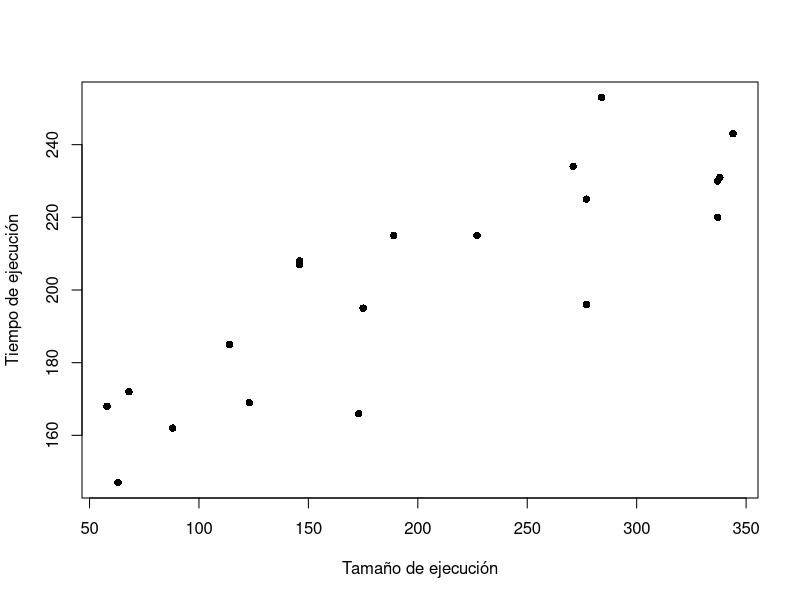
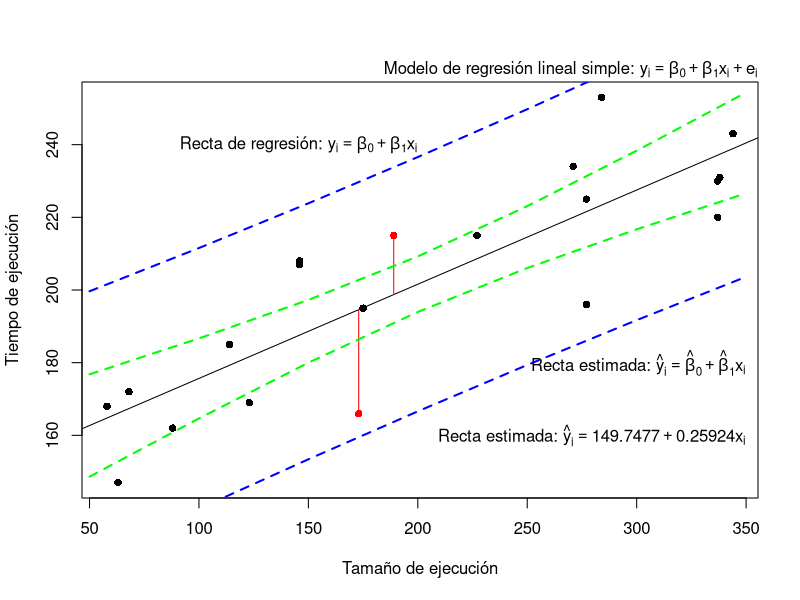
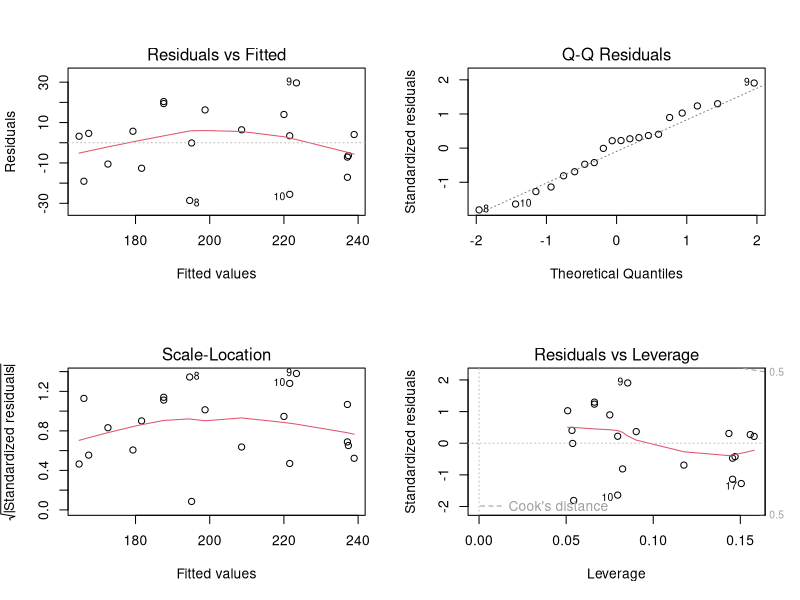

These figures' R source, in order:
# Ejemplo 1. Regresión Lineal Simple

# Primero hay que establecer el directorio de trabajo y este deberá contener 
# el archivo de datos production.txt

# Leemos nuestros datos con la función read.table
production <- read.table("production.txt", header = TRUE)

# Los datos que importamos a R se encuentran como data frame con nombre 
# production. Aplicamos la función attach al data frame production para
# poder manipular las columnas mediante sus nombres

attach(production)

# Hacemos el gráfico de dispersión

plot(RunSize, RunTime, xlab = "Tamaño de ejecución", 
     ylab = "Tiempo de ejecución", pch = 16)

cor(RunSize, RunTime)
# Ajustamos un modelo de regresión lineal simple con la función lm, en donde
# la variable de respuesta es RunTime y la variable predictora es RunSize. 
# Guardamos nuestro modelo ajustado con el nombre de m1

m1 <- lm(RunTime~RunSize)

# Obtenemos un resumen de nuestro modelo ajustado mediante la función `summary`

summary(m1)

# Graficamos nuestros datos nuevamente, pero ahora con la recta de regresión
# ajustada

plot(RunSize, RunTime, xlab = "Tamaño de ejecución", 
     ylab = "Tiempo de ejecución", pch = 16)
abline(lsfit(RunSize, RunTime)) # Trazamos la recta de regresión estimada
mtext(expression(paste('Modelo de regresión lineal simple:',
                       ' ',
                       y[i] == beta[0] + beta[1]*x[i] + e[i])),
      side = 3, adj=1, font = 2)

# Recta de regresión poblacional

text(x = 200, y = 240, expression(paste('Recta de regresión:',
                                        ' ',
                                        y[i] == beta[0] + beta[1]*x[i])),
     adj = 1, font = 2)


# Recta de regresión estimada

text(x = 350, y = 180, expression(paste('Recta estimada:',
                                        ' ',
                                        hat(y)[i] == hat(beta)[0] + hat(beta)[1]*x[i])),
     adj = 1, font = 2)

# Recta de regresión estimada

text(x = 350, y = 160, expression(paste('Recta estimada:',
                                        ' ',
                                        hat(y)[i] == 149.74770 + 0.25924*x[i])),
     adj = 1, font = 2)

# Residuales

points(189, 215, pch=16, col = "red") # Punto muestral
149.74770 + 0.25924 * 189 # Valor y sobre la recta estimada
lines(c(189, 189), c(198.7441, 215), col = "red")

points(173, 166, pch=16, col = "red") # Punto muestral
149.74770 + 0.25924 * 173 # Valor y sobre la recta estimada
lines(c(173, 173), c(166, 194.5962), col = "red")

# Acontinuación encontramos el cuantil de orden 0.975 de la distribución
# t de Student con 18 (n - 2) grados de libertad. En total tenemos n = 20 
# observaciones en nuestro conjunto de datos. Estamos encontrando el valor 
# que satisface P(T > tval) = 0.025

tval <- qt(1-0.05/2, 18)
tval

# Comprobamos

pt(tval, df = 18)

# Encontramos intervalos de confianza del 95% para el intercepto y la pendiente
# del modelo de regresión lineal simple

round(confint(m1, level = 0.95), 3)

# Ahora encontramos intervalos de confianza del 95% para la recta de regresión
# poblacional en algunos valores de X (RunSize)

RunSize0 <- c(50,100,150,200,250,300,350) # Algunos posibles valores de RunSize

(conf <- predict(m1, newdata = 
                   data.frame(RunSize = RunSize0), 
                 interval = "confidence", level = 0.95))

# Podemos visualizar gráficamente estos intervalos de confianza

lines(RunSize0, conf[, 2], lty = 2, lwd = 2, col = "green") # límites inferiores
lines(RunSize0, conf[, 3], lty = 2, lwd = 2, col = "green") # límites superiores

# También podemos encontrar intervalos de predicción del 95% para el valor
# real de la variable de respuesta Y (RunTime) en algunos valores de X (RunSize)

(pred <- predict(m1, newdata = 
          data.frame(RunSize = RunSize0), 
        interval = "prediction", level = 0.95))

# Podemos visualizar gráficamente estos intervalos de predicción

lines(RunSize0, pred[, 2], lty = 2, lwd = 2, col = "blue") # límites inferiores
lines(RunSize0, pred[, 3], lty = 2, lwd = 2, col = "blue") # límites superiores


# Note como los intervalos de confianza están contenidos dentro de los
# intervalos de predicción correspondientes

# También es posible llevar a cabo un análisis de varianza para decidir si 
# existe asociación lineal entre RunSize y RunTime

anova(m1)

# Gráfico de diagnóstico de R

# Cuando usamos un modelo de regresión, hacemos una serie de suposiciones. 
# Entonces debemos hacer diagnósticos de regresión para verificar las
# supocisiones.

par(mfrow = c(2, 2))
plot(m1)
dev.off()

# Inspirado en:

# [S.J. Sheather, A Modern Approach to Regression with R, DOI: 10.1007/978-0-387-09608-7_2, © Springer Science + Business Media LLC 2009](https://gattonweb.uky.edu/sheather/book/index.php)




